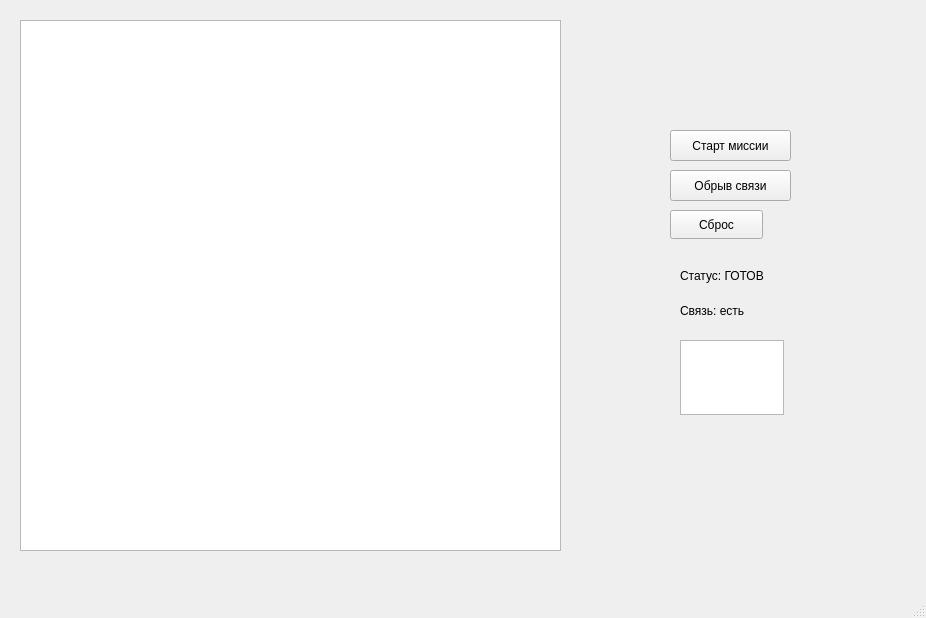
<?xml version="1.0" encoding="UTF-8"?>
<ui version="4.0">
 <class>MainWindow</class>
 <widget class="QMainWindow" name="MainWindow">
  <property name="geometry">
   <rect>
    <x>0</x>
    <y>0</y>
    <width>926</width>
    <height>618</height>
   </rect>
  </property>
  <property name="windowTitle">
   <string>MainWindow</string>
  </property>
  <widget class="QWidget" name="centralwidget">
   <widget class="QGraphicsView" name="graphicsView">
    <property name="geometry">
     <rect>
      <x>20</x>
      <y>20</y>
      <width>541</width>
      <height>531</height>
     </rect>
    </property>
   </widget>
   <widget class="QPushButton" name="btnStart">
    <property name="geometry">
     <rect>
      <x>670</x>
      <y>130</y>
      <width>121</width>
      <height>31</height>
     </rect>
    </property>
    <property name="text">
     <string>Старт миссии</string>
    </property>
   </widget>
   <widget class="QPushButton" name="btnLostLink">
    <property name="geometry">
     <rect>
      <x>670</x>
      <y>170</y>
      <width>121</width>
      <height>31</height>
     </rect>
    </property>
    <property name="text">
     <string>Обрыв связи</string>
    </property>
   </widget>
   <widget class="QPushButton" name="btnReset">
    <property name="geometry">
     <rect>
      <x>670</x>
      <y>210</y>
      <width>93</width>
      <height>29</height>
     </rect>
    </property>
    <property name="text">
     <string>Сброс</string>
    </property>
   </widget>
   <widget class="QLabel" name="labelStatus">
    <property name="geometry">
     <rect>
      <x>680</x>
      <y>260</y>
      <width>101</width>
      <height>31</height>
     </rect>
    </property>
    <property name="text">
     <string>Статус: ГОТОВ</string>
    </property>
   </widget>
   <widget class="QLabel" name="labelLink">
    <property name="geometry">
     <rect>
      <x>680</x>
      <y>300</y>
      <width>111</width>
      <height>21</height>
     </rect>
    </property>
    <property name="text">
     <string>Связь: есть</string>
    </property>
   </widget>
   <widget class="QTextEdit" name="textLog">
    <property name="geometry">
     <rect>
      <x>680</x>
      <y>340</y>
      <width>104</width>
      <height>75</height>
     </rect>
    </property>
   </widget>
  </widget>
  <widget class="QMenuBar" name="menubar">
   <property name="geometry">
    <rect>
     <x>0</x>
     <y>0</y>
     <width>926</width>
     <height>26</height>
    </rect>
   </property>
  </widget>
  <widget class="QStatusBar" name="statusbar"/>
 </widget>
 <resources/>
 <connections/>
</ui>
